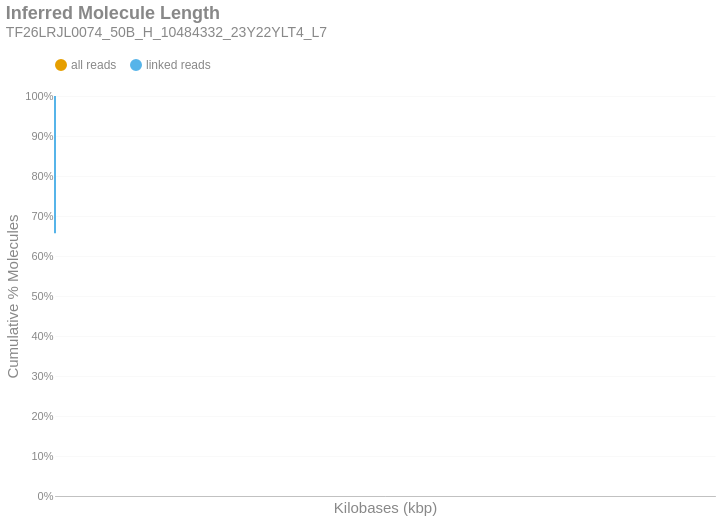

The code cell stored with this chart in its notebook:
### Markdown cell above
### Inferred Molecule Length
This is the cumulative frequency distribution of molecule lengths inferred from the first and last alignment positions along a contig for all alignments associated with a single linked-read barcode on a given contig.There are two distributions: one with `all` the alignments (yellow) and another with only `linked reads` (blue). The percent of molecules in the `linked reads` distribution is relative to the total number of linked molecules.

### Code cell
if SKIPLR:
    print_html(f"Skipped")
else:
    binned_df = consolidated_hist(valids['length_inferred']/1000, mask, 10, True)
    binned_df = binned_df.with_columns(
        pl.when(pl.col('bin').cast(pl.Utf8) == '0').then(pl.lit('1')).otherwise(pl.col('bin').cast(pl.Utf8)).alias('bin')
    )
    with SafeRender(binned_df):
        (
            density_plot(binned_df, 'Inferred Molecule Length', samplename, 'inferredlen')
            .transform_calculate(bin_kb='datum.bin / 1000')
            .encode(
                x=alt.X('bin_kb:Q', title="Kilobases (kbp)").scale(type='log', padding=0).axis(labelAngle=-40),
                y=alt.Y('value:Q', title='Cumulative % Molecules')
                    .axis(format='%')
                    .stack(False)
                    .scale(domainMin=0, domainMax=1,padding=0),
                color=alt.Color("key:N").scale(domain = ["all reads", "linked reads"]),
                tooltip = [
                    alt.Tooltip("key:N", title = "Data Type"),
                    alt.Tooltip("range_label:N", title="Kilobases"),
                    alt.Tooltip("value:Q", format = ".2%", title="% Molecules (Cum.)")
                ]
            )
        ).display()

### Figure 1 — Vega-Lite specification as saved in the notebook (floating-point values rounded to 4 significant figures)
{"width": "container", "height": 400, "config": {"title": {"anchor": "start", "dy": -15, "fontSize": 18, "color": "#888888", "subtitleColor": "#888888", "subtitleFontSize": 14}, "arc": {"fill": "#0072B2"}, "axis": {"domainColor": "#888888", "domainWidth": 0.5, "gridWidth": 0.2, "grid": false, "titleFontWeight": 400, "titleFontSize": 15, "labelFontSize": 11, "labelColor": "#888888", "tickColor": "#888888", "tickWidth": 0.2, "titleColor": "#888888"}, "axisBand": {"grid": false}, "axisX": {"grid": true, "tickSize": 10, "domainCap": "round"}, "axisY": {"domain": false, "grid": true, "tickSize": 0, "domainCap": "round"}, "background": "transparent", "header": {"labelFontSize": 15, "labelColor": "#888888", "titleFontSize": 15, "titleFontWeight": 600, "titleColor": "#888888"}, "legend": {"labelFont": "sans-serif", "labelFontSize": 12, "labelColor": "#888888", "symbolSize": 100, "symbolType": "circle", "titleFontSize": 12, "titlePadding": 10, "titleColor": "#888888", "title": null, "orient": "top"}, "range": {"category": ["#E69F00", "#56B4E9", "#009E73", "#F0E442", "#0072B2", "#D55E00", "#CC79A7", "#000000"], "diverging": ["#cfe8f3", "#a2d4ec", "#73bfe2", "#46abdb", "#1696d2", "#12719e"]}, "area": {"fill": "#0072B2", "fillOpacity": 0.7, "line": true, "strokeOpacity": 0.7}, "line": {"color": "#0072B2", "stroke": "#0072B2", "strokeWidth": 2}, "trail": {"color": "#0072B2", "stroke": "#0072B2", "strokeWidth": 0, "size": 1}, "point": {"filled": true, "fillOpacity": 1.0, "size": 95}, "text": {"color": "#888888", "fontSize": 11, "align": "right", "fontWeight": 400, "size": 11}, "bar": {"fill": "#0072B2", "stroke": null}, "view": {"stroke": null, "continuousWidth": 660, "continuousHeight": 400}}, "data": {"name": "data-55d39b3a063a8f2aaced28785860c0dd"}, "mark": {"type": "line", "interpolate": "monotone", "point": {"opacity": 0, "size": 275}}, "encoding": {"color": {"field": "key", "scale": {"domain": ["all reads", "linked reads"]}, "type": "nominal"}, "tooltip": [{"field": "key", "title": "Data Type", "type": "nominal"}, {"field": "range_label", "title": "Kilobases", "type": "nominal"}, {"field": "value", "format": ".2%", "title": "% Molecules (Cum.)", "type": "quantitative"}], "x": {"axis": {"labelAngle": -40}, "field": "bin_kb", "scale": {"type": "log", "padding": 0}, "title": "Kilobases (kbp)", "type": "quantitative"}, "y": {"axis": {"format": "%"}, "field": "value", "scale": {"domainMin": 0, "domainMax": 1, "padding": 0}, "stack": false, "title": "Cumulative % Molecules", "type": "quantitative"}}, "params": [{"name": "param_c36ac31b6afebe62", "select": {"type": "point", "fields": ["key"]}, "bind": "legend"}], "title": {"text": "Inferred Molecule Length", "subtitle": "TF26LRJL0074_50B_H_10484332_23Y22YLT4_L7"}, "transform": [{"fold": ["all reads (cumsum)", "linked reads (cumsum)"]}, {"calculate": "replace(datum.key, ' (cumsum)', '')", "as": "key"}, {"filter": {"param": "param_c36ac31b6afebe62"}}, {"calculate": "datum.bin / 1000", "as": "bin_kb"}], "usermeta": {"embedOptions": {"downloadFileName": "TF26LRJL0074_50B_H_10484332_23Y22YLT4_L7.inferredlen"}}, "$schema": "https://vega.github.io/schema/vega-lite/v6.4.1.json", "datasets": {"data-55d39b3a063a8f2aaced28785860c0dd": [{"bin": "0.0", "interval": "0.0-10.0", "all reads": 0.8814, "linked reads": 0.6567, "all reads (cumsum)": 0.8814, "linked reads (cumsum)": 0.6567, "range_label": "0-9"}, {"bin": "10.0", "interval": "10.0-20.0", "all reads": 0.07198, "linked reads": 0.2079, "all reads (cumsum)": 0.9534, "linked reads (cumsum)": 0.8645, "range_label": "10-19"}, {"bin": "20.0", "interval": "20.0-30.0", "all reads": 0.02775, "linked reads": 0.08063, "all reads (cumsum)": 0.9812, "linked reads (cumsum)": 0.9451, "range_label": "20-29"}, {"bin": "30.0", "interval": "30.0-40.0", "all reads": 0.01135, "linked reads": 0.03299, "all reads (cumsum)": 0.9925, "linked reads (cumsum)": 0.9781, "range_label": "30-39"}, {"bin": "40.0", "interval": "40.0-50.0", "all reads": 0.005064, "linked reads": 0.01464, "all reads (cumsum)": 0.9976, "linked reads (cumsum)": 0.9928, "range_label": "40-49"}, {"bin": "50.0", "interval": "50.0-60.0", "all reads": 0.00164, "linked reads": 0.004895, "all reads (cumsum)": 0.9992, "linked reads (cumsum)": 0.9977, "range_label": "50-59"}, {"bin": "60.0", "interval": "60.0-70.0", "all reads": 0.0005071, "linked reads": 0.001521, "all reads (cumsum)": 0.9997, "linked reads (cumsum)": 0.9992, "range_label": "60-69"}, {"bin": "70.0", "interval": "70.0-80.0", "all reads": 0.0001726, "linked reads": 0.0005176, "all reads (cumsum)": 0.9999, "linked reads (cumsum)": 0.9997, "range_label": "70-79"}, {"bin": "80.0", "interval": "80.0-90.0", "all reads": 6.441e-05, "linked reads": 0.0001936, "all reads (cumsum)": 1.0, "linked reads (cumsum)": 0.9999, "range_label": "80-89"}, {"bin": "90.0", "interval": "90.0-100.0", "all reads": 2.322e-05, "linked reads": 6.989e-05, "all reads (cumsum)": 1.0, "linked reads (cumsum)": 1.0, "range_label": "90-99"}, {"bin": "100.0", "interval": "100.0-110.0", "all reads": 6.509e-06, "linked reads": 1.959e-05, "all reads (cumsum)": 1.0, "linked reads (cumsum)": 1.0, "range_label": "100-109"}, {"bin": "110.0", "interval": "110.0-120.0", "all reads": 2.04e-06, "linked reads": 6.141e-06, "all reads (cumsum)": 1.0, "linked reads (cumsum)": 1.0, "range_label": "110-119"}, {"bin": "120.0", "interval": "120.0-130.0", "all reads": 9.715e-07, "linked reads": 2.924e-06, "all reads (cumsum)": 1.0, "linked reads (cumsum)": 1.0, "range_label": "120-129"}, {"bin": "130.0", "interval": "130.0-140.0", "all reads": 9.715e-08, "linked reads": 2.924e-07, "all reads (cumsum)": 1.0, "linked reads (cumsum)": 1.0, "range_label": "130-139"}, {"bin": "140.0", "interval": "140.0-150.0", "all reads": 9.715e-08, "linked reads": 2.924e-07, "all reads (cumsum)": 1.0, "linked reads (cumsum)": 1.0, "range_label": "140-149"}, {"bin": "150.0", "interval": "150.0-160.0", "all reads": 9.715e-08, "linked reads": 2.924e-07, "all reads (cumsum)": 1.0, "linked reads (cumsum)": 1.0, "range_label": "150-159"}]}}
